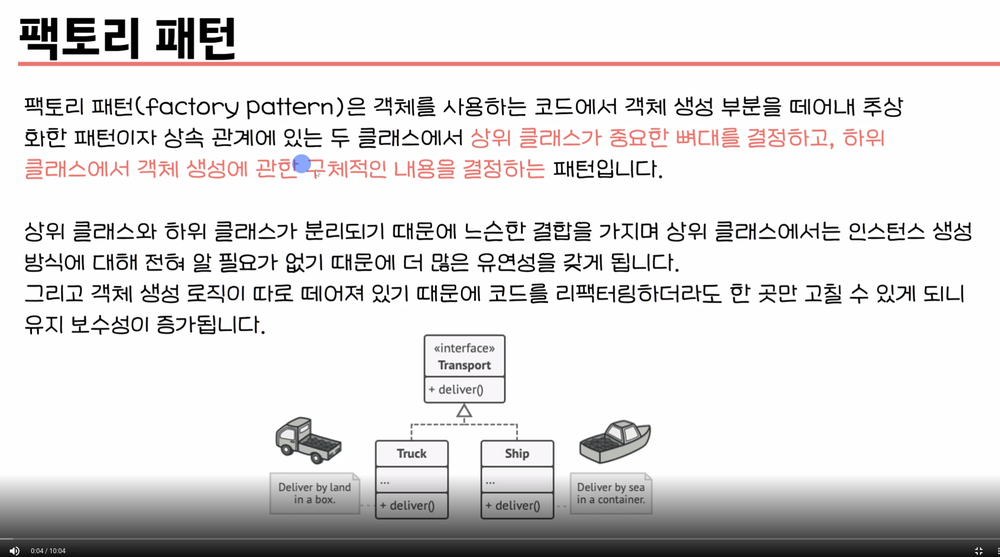
#> input picture 영상처리/ROTATION/temp.png, 1000 x 557 px, shrunk from 1846 x 1029 before the run
$ jupyter execute Transformation.ipynb
#> lines starting #> are read from the running program, lines starting #| are printed output that depends on the picture
[cell 1]
## 회전행렬
import numpy as np
import math
import cv2
from PIL import Image


#  inputs
img = cv2.imread("./temp.png")
#> img is the input picture: shape (557, 1000, 3); mean B, G, R 221, 220.3, 223
rotation_amount_degree = 45

#  convert rotation amount to radian
rotation_amount_rad = rotation_amount_degree * np.pi / 180.0


#  get dimension info
height, width, num_channels = img.shape
#> height = 557; width = 1000; num_channels = 3


#  create output image, for worst case size (45 degree)
max_len = int(math.sqrt(height*height + width*width))
#> max_len = 1144
rotated_image = np.zeros((max_len, max_len, num_channels))
#rotated_image = np.zeros((img.shape))


rotated_height, rotated_width, _ = rotated_image.shape
#> rotated_height = 1144; rotated_width = 1144
mid_row = int( (rotated_height+1)/2 )
#> mid_row = 572
mid_col = int( (rotated_width+1)/2 )
#> mid_col = 572

#  for each pixel in output image, find which pixel
#it corresponds to in the input image
for r in range(rotated_height):
    for c in range(rotated_width):
        #  apply rotation matrix, the other way
        y = (r-mid_col)*math.cos(rotation_amount_rad) + (c-mid_row)*math.sin(rotation_amount_rad)
        x = -(r-mid_col)*math.sin(rotation_amount_rad) + (c-mid_row)*math.cos(rotation_amount_rad)

        #  add offset
        y += mid_col
        x += mid_row

        #  get nearest index
        #a better way is linear interpolation
        x = round(x)
        y = round(y)

        #print(r, " ", c, " corresponds to-> " , y, " ", x)

        #  check if x/y corresponds to a valid pixel in input image
        if (x >= 0 and y >= 0 and x < width and y < height):
            rotated_image[r][c][:] = img[y][x][:]
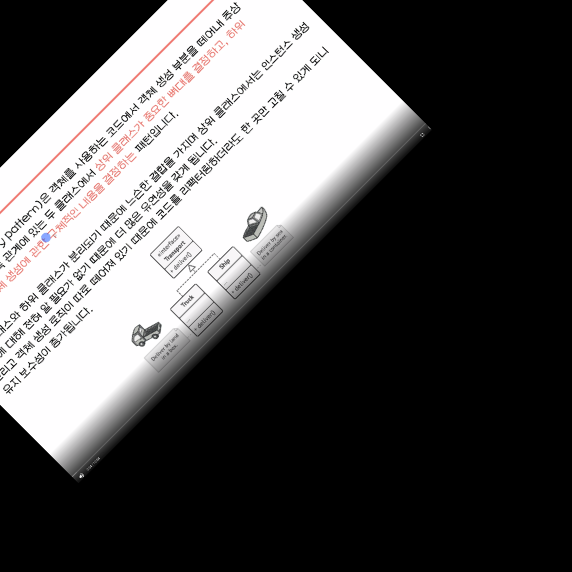
#> rotated_image: shape (1144, 1144, 3) float64 (shown at 1/2 size); mean B, G, R 81.1, 80.9, 81.8


#  save output image
output_image = Image.fromarray(rotated_image.astype("uint8"))
output_image.save("rotated_image.png")
